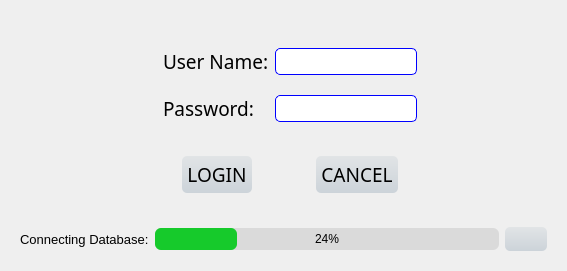
<?xml version="1.0" encoding="UTF-8"?>
<ui version="4.0">
 <class>mainWidget</class>
 <widget class="QWidget" name="mainWidget">
  <property name="geometry">
   <rect>
    <x>0</x>
    <y>0</y>
    <width>567</width>
    <height>271</height>
   </rect>
  </property>
  <property name="sizePolicy">
   <sizepolicy hsizetype="Fixed" vsizetype="Fixed">
    <horstretch>0</horstretch>
    <verstretch>0</verstretch>
   </sizepolicy>
  </property>
  <property name="font">
   <font>
    <pointsize>12</pointsize>
   </font>
  </property>
  <property name="mouseTracking">
   <bool>false</bool>
  </property>
  <property name="windowTitle">
   <string>Super HelpDesk System</string>
  </property>
  <property name="windowIcon">
   <iconset resource="ResourceFile.qrc">
    <normaloff>:/Icon/bird2.png</normaloff>:/Icon/bird2.png</iconset>
  </property>
  <property name="styleSheet">
   <string notr="true">
 
QLineEdit 
{

     border: 1px solid blue;
     border-radius:5;
   
}
 

 
QPushButton
{
  
    border-style:none;
border-radius:5px;
padding:5px;
color:#000000;
background:qlineargradient(spread:pad,x1:0,y1:0,x2:0,y2:1,stop:0 #E1E4E6,stop:1 #CCD3D9);
	
	selection-background-color: rgb(111, 111, 111);
}
 
QPushButton:hover{
	
	
	
	color: rgb(202, 197, 248);
	
	
	background-color: rgb(99, 99, 99);
}

QPushButton:pressed{
	
	
	
	color: rgb(189, 189, 230);
	background-color: rgb(140, 143, 162);
}

</string>
  </property>
  <layout class="QGridLayout" name="gridLayout">
   <item row="0" column="0">
    <widget class="QStackedWidget" name="stackedWidget">
     <property name="font">
      <font>
       <pointsize>12</pointsize>
      </font>
     </property>
     <property name="currentIndex">
      <number>0</number>
     </property>
     <widget class="QWidget" name="page_Login">
      <layout class="QGridLayout" name="gridLayout_4">
       <item row="0" column="2">
        <spacer name="verticalSpacer_6">
         <property name="orientation">
          <enum>Qt::Vertical</enum>
         </property>
         <property name="sizeHint" stdset="0">
          <size>
           <width>20</width>
           <height>4</height>
          </size>
         </property>
        </spacer>
       </item>
       <item row="1" column="0" colspan="4">
        <layout class="QHBoxLayout" name="horizontalLayout_4">
         <item>
          <spacer name="horizontalSpacer">
           <property name="orientation">
            <enum>Qt::Horizontal</enum>
           </property>
           <property name="sizeHint" stdset="0">
            <size>
             <width>63</width>
             <height>20</height>
            </size>
           </property>
          </spacer>
         </item>
         <item>
          <layout class="QFormLayout" name="formLayout_2">
           <property name="sizeConstraint">
            <enum>QLayout::SetMinAndMaxSize</enum>
           </property>
           <item row="0" column="0">
            <widget class="QLabel" name="label_UserName">
             <property name="sizePolicy">
              <sizepolicy hsizetype="Fixed" vsizetype="Fixed">
               <horstretch>0</horstretch>
               <verstretch>0</verstretch>
              </sizepolicy>
             </property>
             <property name="text">
              <string/>
             </property>
             <property name="pixmap">
              <pixmap>:/Icon/user2.png</pixmap>
             </property>
             <property name="scaledContents">
              <bool>true</bool>
             </property>
             <property name="wordWrap">
              <bool>true</bool>
             </property>
            </widget>
           </item>
           <item row="2" column="0">
            <widget class="QLabel" name="label_Password">
             <property name="sizePolicy">
              <sizepolicy hsizetype="Fixed" vsizetype="Fixed">
               <horstretch>0</horstretch>
               <verstretch>0</verstretch>
              </sizepolicy>
             </property>
             <property name="text">
              <string/>
             </property>
             <property name="pixmap">
              <pixmap>:/Icon/password2.png</pixmap>
             </property>
             <property name="scaledContents">
              <bool>true</bool>
             </property>
            </widget>
           </item>
           <item row="1" column="0">
            <widget class="QLabel" name="label_9">
             <property name="font">
              <font>
               <pointsize>8</pointsize>
              </font>
             </property>
             <property name="text">
              <string/>
             </property>
            </widget>
           </item>
          </layout>
         </item>
         <item>
          <layout class="QFormLayout" name="formLayout">
           <property name="fieldGrowthPolicy">
            <enum>QFormLayout::ExpandingFieldsGrow</enum>
           </property>
           <property name="verticalSpacing">
            <number>20</number>
           </property>
           <item row="0" column="0">
            <widget class="QLabel" name="label">
             <property name="font">
              <font>
               <family>隶书</family>
               <pointsize>14</pointsize>
               <italic>false</italic>
               <bold>false</bold>
              </font>
             </property>
             <property name="text">
              <string>User Name:</string>
             </property>
            </widget>
           </item>
           <item row="0" column="1">
            <widget class="QLineEdit" name="usernameEdit">
             <property name="sizePolicy">
              <sizepolicy hsizetype="Preferred" vsizetype="Preferred">
               <horstretch>0</horstretch>
               <verstretch>0</verstretch>
              </sizepolicy>
             </property>
             <property name="font">
              <font>
               <pointsize>12</pointsize>
              </font>
             </property>
             <property name="tabletTracking">
              <bool>true</bool>
             </property>
             <property name="focusPolicy">
              <enum>Qt::StrongFocus</enum>
             </property>
             <property name="acceptDrops">
              <bool>true</bool>
             </property>
             <property name="inputMask">
              <string/>
             </property>
             <property name="text">
              <string/>
             </property>
             <property name="maxLength">
              <number>32767</number>
             </property>
             <property name="echoMode">
              <enum>QLineEdit::Normal</enum>
             </property>
             <property name="placeholderText">
              <string/>
             </property>
            </widget>
           </item>
           <item row="1" column="1">
            <widget class="QLineEdit" name="passwordEdit">
             <property name="sizePolicy">
              <sizepolicy hsizetype="Preferred" vsizetype="Preferred">
               <horstretch>0</horstretch>
               <verstretch>0</verstretch>
              </sizepolicy>
             </property>
             <property name="font">
              <font>
               <pointsize>12</pointsize>
              </font>
             </property>
             <property name="tabletTracking">
              <bool>true</bool>
             </property>
             <property name="focusPolicy">
              <enum>Qt::StrongFocus</enum>
             </property>
             <property name="echoMode">
              <enum>QLineEdit::Password</enum>
             </property>
             <property name="clearButtonEnabled">
              <bool>false</bool>
             </property>
            </widget>
           </item>
           <item row="1" column="0">
            <widget class="QLabel" name="label_2">
             <property name="font">
              <font>
               <family>隶书</family>
               <pointsize>14</pointsize>
               <italic>false</italic>
               <bold>false</bold>
              </font>
             </property>
             <property name="text">
              <string>Password:</string>
             </property>
             <property name="scaledContents">
              <bool>true</bool>
             </property>
            </widget>
           </item>
          </layout>
         </item>
         <item>
          <spacer name="horizontalSpacer_2">
           <property name="orientation">
            <enum>Qt::Horizontal</enum>
           </property>
           <property name="sizeHint" stdset="0">
            <size>
             <width>63</width>
             <height>20</height>
            </size>
           </property>
          </spacer>
         </item>
        </layout>
       </item>
       <item row="2" column="2">
        <spacer name="verticalSpacer_4">
         <property name="orientation">
          <enum>Qt::Vertical</enum>
         </property>
         <property name="sizeHint" stdset="0">
          <size>
           <width>20</width>
           <height>5</height>
          </size>
         </property>
        </spacer>
       </item>
       <item row="3" column="0">
        <spacer name="horizontalSpacer_6">
         <property name="orientation">
          <enum>Qt::Horizontal</enum>
         </property>
         <property name="sizeHint" stdset="0">
          <size>
           <width>108</width>
           <height>17</height>
          </size>
         </property>
        </spacer>
       </item>
       <item row="3" column="1">
        <widget class="QLabel" name="label_4">
         <property name="text">
          <string/>
         </property>
        </widget>
       </item>
       <item row="3" column="2">
        <layout class="QHBoxLayout" name="horizontalLayout">
         <item>
          <widget class="QPushButton" name="loginOKButton">
           <property name="sizePolicy">
            <sizepolicy hsizetype="Preferred" vsizetype="Fixed">
             <horstretch>0</horstretch>
             <verstretch>0</verstretch>
            </sizepolicy>
           </property>
           <property name="font">
            <font>
             <family>隶书</family>
             <pointsize>14</pointsize>
             <italic>false</italic>
             <bold>false</bold>
            </font>
           </property>
           <property name="mouseTracking">
            <bool>true</bool>
           </property>
           <property name="tabletTracking">
            <bool>true</bool>
           </property>
           <property name="text">
            <string>LOGIN</string>
           </property>
           <property name="icon">
            <iconset resource="ResourceFile.qrc">
             <normaloff>:/Icon/btn_ok.png</normaloff>:/Icon/btn_ok.png</iconset>
           </property>
          </widget>
         </item>
         <item>
          <spacer name="horizontalSpacer_5">
           <property name="orientation">
            <enum>Qt::Horizontal</enum>
           </property>
           <property name="sizeHint" stdset="0">
            <size>
             <width>58</width>
             <height>20</height>
            </size>
           </property>
          </spacer>
         </item>
         <item>
          <widget class="QPushButton" name="loginCancelButton">
           <property name="sizePolicy">
            <sizepolicy hsizetype="Preferred" vsizetype="Preferred">
             <horstretch>0</horstretch>
             <verstretch>0</verstretch>
            </sizepolicy>
           </property>
           <property name="font">
            <font>
             <family>隶书</family>
             <pointsize>14</pointsize>
             <italic>false</italic>
             <bold>false</bold>
            </font>
           </property>
           <property name="mouseTracking">
            <bool>true</bool>
           </property>
           <property name="tabletTracking">
            <bool>true</bool>
           </property>
           <property name="text">
            <string>CANCEL</string>
           </property>
           <property name="icon">
            <iconset resource="ResourceFile.qrc">
             <normaloff>:/Icon/btn_close.png</normaloff>:/Icon/btn_close.png</iconset>
           </property>
          </widget>
         </item>
        </layout>
       </item>
       <item row="3" column="3">
        <spacer name="horizontalSpacer_7">
         <property name="orientation">
          <enum>Qt::Horizontal</enum>
         </property>
         <property name="sizeHint" stdset="0">
          <size>
           <width>108</width>
           <height>17</height>
          </size>
         </property>
        </spacer>
       </item>
       <item row="4" column="2">
        <spacer name="verticalSpacer_5">
         <property name="orientation">
          <enum>Qt::Vertical</enum>
         </property>
         <property name="sizeHint" stdset="0">
          <size>
           <width>20</width>
           <height>4</height>
          </size>
         </property>
        </spacer>
       </item>
       <item row="5" column="0" colspan="4">
        <layout class="QHBoxLayout" name="horizontalLayout_3">
         <item>
          <layout class="QHBoxLayout" name="horizontalLayout_2">
           <item>
            <widget class="QLabel" name="label_ConnectDB">
             <property name="font">
              <font>
               <pointsize>10</pointsize>
              </font>
             </property>
             <property name="text">
              <string>Connecting Database:</string>
             </property>
            </widget>
           </item>
           <item>
            <widget class="QProgressBar" name="progressBar">
             <property name="styleSheet">
              <string notr="true">QProgressBar{
	border:none;
	text-align:center;
	background-color: rgb(218, 218, 218);
	border-radius:6px;
}
QProgressBar::chunk {
	background-color: rgb(22, 202, 43);

	border-radius:6px;
}</string>
             </property>
             <property name="value">
              <number>24</number>
             </property>
            </widget>
           </item>
          </layout>
         </item>
         <item>
          <widget class="QPushButton" name="pushButton_MainWidget_Settings">
           <property name="text">
            <string/>
           </property>
           <property name="icon">
            <iconset resource="ResourceFile.qrc">
             <normaloff>:/Icon/settings.png</normaloff>:/Icon/settings.png</iconset>
           </property>
          </widget>
         </item>
        </layout>
       </item>
      </layout>
     </widget>
     <widget class="QWidget" name="page_Setting">
      <layout class="QGridLayout" name="gridLayout_3">
       <item row="0" column="0">
        <spacer name="verticalSpacer_3">
         <property name="orientation">
          <enum>Qt::Vertical</enum>
         </property>
         <property name="sizeHint" stdset="0">
          <size>
           <width>20</width>
           <height>12</height>
          </size>
         </property>
        </spacer>
       </item>
       <item row="1" column="0">
        <widget class="QLabel" name="label_8">
         <property name="font">
          <font>
           <pointsize>12</pointsize>
          </font>
         </property>
         <property name="text">
          <string>Server Configuration</string>
         </property>
         <property name="alignment">
          <set>Qt::AlignCenter</set>
         </property>
        </widget>
       </item>
       <item row="2" column="0">
        <spacer name="verticalSpacer_7">
         <property name="orientation">
          <enum>Qt::Vertical</enum>
         </property>
         <property name="sizeHint" stdset="0">
          <size>
           <width>20</width>
           <height>13</height>
          </size>
         </property>
        </spacer>
       </item>
       <item row="3" column="0">
        <layout class="QGridLayout" name="gridLayout_2">
         <property name="horizontalSpacing">
          <number>8</number>
         </property>
         <property name="verticalSpacing">
          <number>15</number>
         </property>
         <item row="1" column="3">
          <widget class="QLineEdit" name="lineEdit_Settings_Port">
           <property name="font">
            <font>
             <pointsize>12</pointsize>
            </font>
           </property>
          </widget>
         </item>
         <item row="0" column="0">
          <widget class="QLabel" name="label_6">
           <property name="font">
            <font>
             <pointsize>10</pointsize>
            </font>
           </property>
           <property name="text">
            <string>LoginName:</string>
           </property>
          </widget>
         </item>
         <item row="0" column="2">
          <widget class="QLabel" name="label_3">
           <property name="font">
            <font>
             <pointsize>10</pointsize>
            </font>
           </property>
           <property name="text">
            <string>Server IP:</string>
           </property>
          </widget>
         </item>
         <item row="1" column="2">
          <widget class="QLabel" name="label_5">
           <property name="font">
            <font>
             <pointsize>10</pointsize>
            </font>
           </property>
           <property name="text">
            <string>Server Port:</string>
           </property>
          </widget>
         </item>
         <item row="0" column="3">
          <widget class="QLineEdit" name="lineEdit_Settings_IP">
           <property name="font">
            <font>
             <pointsize>12</pointsize>
            </font>
           </property>
          </widget>
         </item>
         <item row="0" column="1">
          <widget class="QLineEdit" name="lineEdit_Settings_LoginName">
           <property name="font">
            <font>
             <pointsize>12</pointsize>
            </font>
           </property>
          </widget>
         </item>
         <item row="1" column="0">
          <widget class="QLabel" name="label_7">
           <property name="font">
            <font>
             <pointsize>10</pointsize>
            </font>
           </property>
           <property name="text">
            <string>Login Password:</string>
           </property>
          </widget>
         </item>
         <item row="1" column="1">
          <widget class="QLineEdit" name="lineEdit_Settings_Password">
           <property name="font">
            <font>
             <pointsize>12</pointsize>
            </font>
           </property>
           <property name="echoMode">
            <enum>QLineEdit::Password</enum>
           </property>
          </widget>
         </item>
        </layout>
       </item>
       <item row="4" column="0">
        <spacer name="verticalSpacer">
         <property name="orientation">
          <enum>Qt::Vertical</enum>
         </property>
         <property name="sizeHint" stdset="0">
          <size>
           <width>20</width>
           <height>17</height>
          </size>
         </property>
        </spacer>
       </item>
       <item row="5" column="0">
        <layout class="QHBoxLayout" name="horizontalLayout_7">
         <item>
          <spacer name="horizontalSpacer_9">
           <property name="orientation">
            <enum>Qt::Horizontal</enum>
           </property>
           <property name="sizeHint" stdset="0">
            <size>
             <width>40</width>
             <height>20</height>
            </size>
           </property>
          </spacer>
         </item>
         <item>
          <widget class="QPushButton" name="pushButton_Save_Settings">
           <property name="sizePolicy">
            <sizepolicy hsizetype="Preferred" vsizetype="Fixed">
             <horstretch>0</horstretch>
             <verstretch>0</verstretch>
            </sizepolicy>
           </property>
           <property name="font">
            <font>
             <family>Microsoft JhengHei UI</family>
             <pointsize>12</pointsize>
             <bold>true</bold>
            </font>
           </property>
           <property name="text">
            <string>S A V E</string>
           </property>
           <property name="icon">
            <iconset resource="ResourceFile.qrc">
             <normaloff>:/Icon/btn_ok.png</normaloff>:/Icon/btn_ok.png</iconset>
           </property>
          </widget>
         </item>
         <item>
          <spacer name="horizontalSpacer_8">
           <property name="orientation">
            <enum>Qt::Horizontal</enum>
           </property>
           <property name="sizeHint" stdset="0">
            <size>
             <width>40</width>
             <height>20</height>
            </size>
           </property>
          </spacer>
         </item>
         <item>
          <widget class="QPushButton" name="pushButton_Exit_Settings">
           <property name="sizePolicy">
            <sizepolicy hsizetype="Preferred" vsizetype="Fixed">
             <horstretch>0</horstretch>
             <verstretch>0</verstretch>
            </sizepolicy>
           </property>
           <property name="font">
            <font>
             <family>Microsoft JhengHei</family>
             <pointsize>12</pointsize>
             <bold>true</bold>
            </font>
           </property>
           <property name="text">
            <string>E X I T</string>
           </property>
           <property name="icon">
            <iconset resource="ResourceFile.qrc">
             <normaloff>:/Icon/btn_close.png</normaloff>:/Icon/btn_close.png</iconset>
           </property>
          </widget>
         </item>
         <item>
          <spacer name="horizontalSpacer_10">
           <property name="orientation">
            <enum>Qt::Horizontal</enum>
           </property>
           <property name="sizeHint" stdset="0">
            <size>
             <width>40</width>
             <height>20</height>
            </size>
           </property>
          </spacer>
         </item>
        </layout>
       </item>
       <item row="6" column="0">
        <spacer name="verticalSpacer_2">
         <property name="orientation">
          <enum>Qt::Vertical</enum>
         </property>
         <property name="sizeHint" stdset="0">
          <size>
           <width>20</width>
           <height>37</height>
          </size>
         </property>
        </spacer>
       </item>
      </layout>
     </widget>
    </widget>
   </item>
  </layout>
 </widget>
 <tabstops>
  <tabstop>usernameEdit</tabstop>
  <tabstop>passwordEdit</tabstop>
  <tabstop>loginOKButton</tabstop>
  <tabstop>loginCancelButton</tabstop>
  <tabstop>pushButton_MainWidget_Settings</tabstop>
  <tabstop>lineEdit_Settings_LoginName</tabstop>
  <tabstop>lineEdit_Settings_Password</tabstop>
  <tabstop>lineEdit_Settings_IP</tabstop>
  <tabstop>lineEdit_Settings_Port</tabstop>
  <tabstop>pushButton_Save_Settings</tabstop>
  <tabstop>pushButton_Exit_Settings</tabstop>
 </tabstops>
 <resources>
  <include location="ResourceFile.qrc"/>
 </resources>
 <connections/>
</ui>
